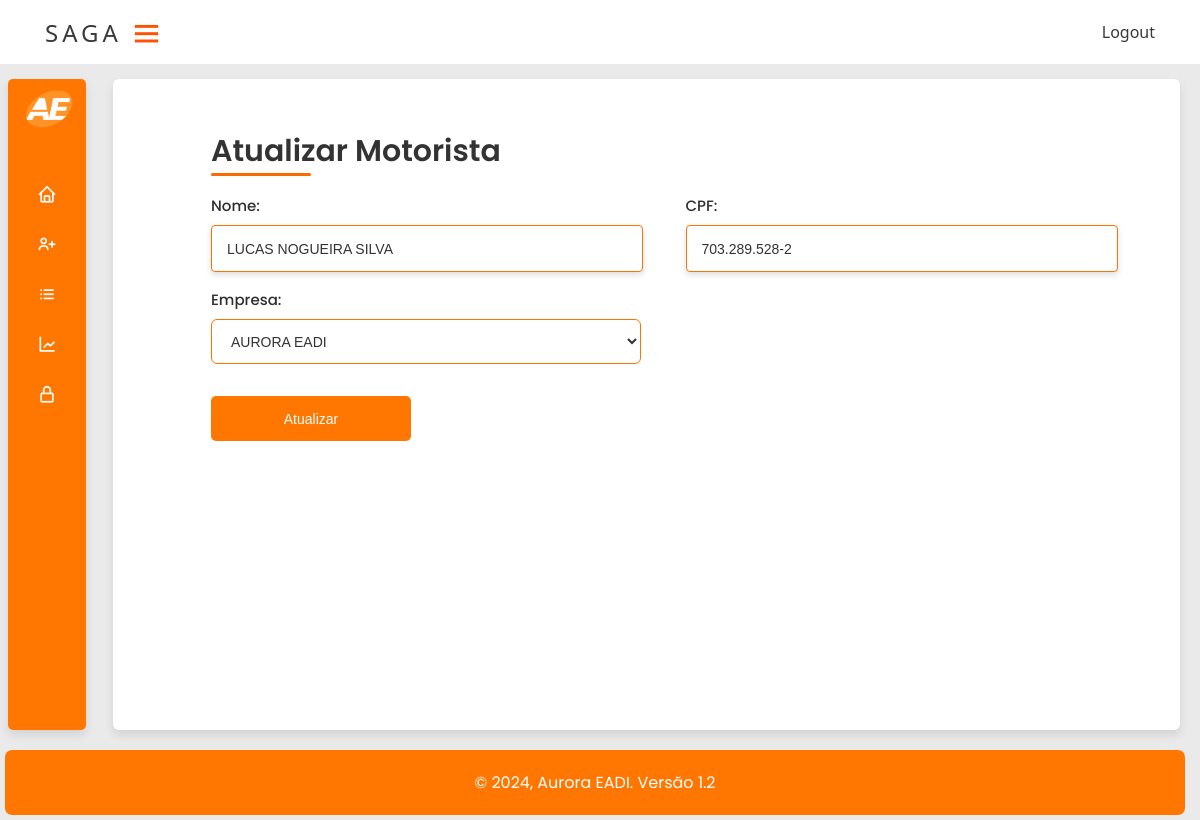
Page /main/motorista-update/1/ (signed in) on the committed database.
### main/models.py (models this page shows, shortened)
class Motorista(models.Model):
    nome = models.CharField(max_length=30, unique=True)
    cpf = models.CharField(max_length=14, unique=True)
    empresa = models.ForeignKey(Transportadora, on_delete=models.PROTECT)

### main/views.py (the view)
# urls.py: re_path(r'motorista-update/(?P<id>\d+)/$', motorista_update, name='main_motorista_update'),
@login_required
def motorista_update(request, id):
    data = {}
    motorista = Motorista.objects.get(id=id)
    form = MotoristaForm(request.POST or None, instance=motorista)
    data['motorista'] = motorista
    data['form'] = form
    if request.method == 'POST':
        if form.is_valid():
            form.save()
            return redirect('main_lista_motorista')
    else:
        return render(request, 'main/update_motorista.html', data)

### main/forms.py
class MotoristaForm(ModelForm):
    class Meta:
        model = Motorista
        fields = '__all__'

### main/models.py (called while the page is built)
    def __str__(self):
        return self.nome

### main/templates/main/update_motorista.html (shortened to what this page needs)
{% extends "base.html" %}
{% load static %}
{% block main %}
<header>Atualizar Motorista</header>
<form method="post" action="{% url 'main_motorista_update' motorista.id %}" class="form">
    <div class="form-first">
        <div class="fields">
            <div class="input-field">
                <label for="id_nome">Nome:</label>
                {{ form.nome }}
            </div>
            <div class="input-field">
                <label for="id_cpf">CPF:</label>
                {{ form.cpf }}
            </div>
            <div class="input-field">
                <label for="id_empresa">Empresa:</label>
                {{ form.empresa }}
            </div>
        </div>
        <button type="submit" class="nextBtn">
            <span class="btnText">Atualizar</span>
        </button>
    </div>
</form>
{% endblock %}

### static/assets/style.css (style rules this page uses)
* { margin: 0; }
:root { --color_Blue: #ffb300; --color_Dark1: #ff7700; --color_Dark2: #ffb300; --color_Light1: #fff; --color_Light2: #ffffff; }
.content header { position: relative; font-size: 30px; font-weight: 600; color: #333; padding-left: 6vh; }
.content header::before { content: ""; position: absolute; left: 6vh; bottom: -2px; height: 3px; width: 100px; border-radius: 8px; background-color: rgb(255, 106, 0); }
.content form { position: relative; margin-top: 16px; padding-left: 6vh; min-height: 490px; background-color: #fff; overflow: hidden; height: auto; }
.content form .fields { display: flex; align-items: center; justify-content: space-between; flex-wrap: wrap; }
form .fields .input-field { display: flex; width: calc(100% / 2 - 15px); flex-direction: column; margin: 4px 0; }
.input-field label { font-size: 15px; font-weight: 500; color: #2e2e2e; }
.input-field input { outline: none; font-size: 14px; font-weight: 400; color: #333; border-radius: 6px; border: 1px solid #ff7300; padding: 0 15px; height: 45px; width: 400px; border-radius: 4px; margin: 8px 0; }
.input-field select { outline: none; font-size: 14px; font-weight: 400; color: #333; border-radius: 6px; border: 1px solid #ff7300; padding: 0 15px; height: 45px; width: 430px; margin: 8px 0; background-color: #fff; }
.container form button, .backBtn { display: flex; align-items: center; justify-content: center; height: 45px; max-width: 200px; width: 100%; border: none; outline: none; color: #ffffff; border-radius: 5px; margin: 20px 0; background-color: #ff7700; transition: all 0.3s linear; cursor: pointer; }
.container form .btnText { font-size: 14px; font-weight: 400; background-color: #ff7700; }
:root { --blue: #ff7700; --white: #fff; --gray: #f5f5f5; --black1: #222; --black2: #999; }

### rows in the picture
Motorista: nome "LUCAS NOGUEIRA SILVA", cpf "703.289.528-2", empresa "AURORA EADI"
